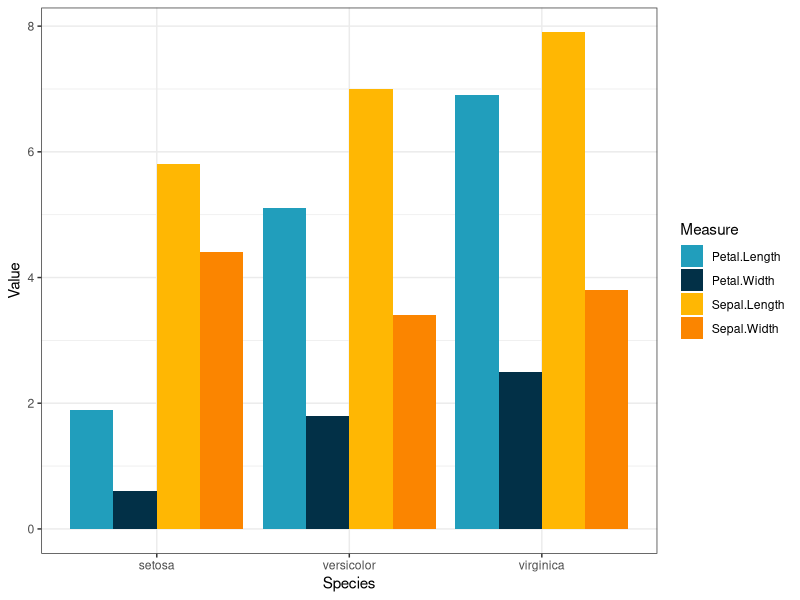

Write the R code that produced this figure.
## ---- chunk 1
knitr::opts_chunk$set(echo = TRUE)
## ---- chunk 2

## first things first load up the libraries

library(tidyverse)

# and bring in the dataset

data(iris)

#shorten it to make a copy and also to make it easier to type

ir <- iris

## ---- chunk 3


dim(ir)

#looks like 150 observations and 5 variables 


## ---- chunk 4

iris1 <- ir %>% filter(Species %in% c("virginica","versicolor") & Sepal.Length > 6 & Sepal.Width > 2.5)

#check the structure

dim(iris1)

#looks like we got a 56 5, 56 observations and 5 variables pawtner


## ---- chunk 5

iris2 <- select(iris1, Species, Sepal.Length, Sepal.Width)

# check the dims

dim(iris2)

#we knocked out two columns so it makes sense that we have 56 observations still but only 3 variables

## ---- chunk 6

iris3 <- arrange(iris2,desc(Sepal.Length))

# check the first six rows

head(iris3)

## ---- chunk 7

# somebody call prof. x because we're about to make a mutant!

iris4 <- iris3 %>% mutate(Sepal.Area=(Sepal.Length * Sepal.Width))

dim(iris4)

#with mutate we added an additional column but did not change the original number of observations thus we have 56 observations and 4 variables (one with that new variable smell)


## ---- chunk 8

# whats that smell? It smells like SUMMARIZE TIME!!

# we will summarize to get the means and while we're here let's do the other stats too. Why not? Whose going to stop me? I fear neither god nor man. 

iris5 <- iris4 %>% summarize(avg.Sepal.Length=mean(Sepal.Length), avg.Sepal.Width=mean(Sepal.Width),sd.Sepal.Length=sd(Sepal.Length), sd.Sepal.Width=sd(Sepal.Width),var.Sepal.Length=var(Sepal.Length), var.Sepal.Width=var(Sepal.Width),obs.count=n())

print(iris5)


## ---- chunk 9

# here we are once again, we're summarizing, can't deny it, can't pretend. we're doing it by species this time!

# why do one stat when three will do!? we'll also do the variance and standard deviation. FOR COMPLETENESS!

iris6 <- iris4 %>% group_by(Species) %>%  summarize(avg.Sepal.Length=mean(Sepal.Length), avg.Sepal.Width=mean(Sepal.Width),sd.Sepal.Length=sd(Sepal.Length), sd.Sepal.Width=sd(Sepal.Width),var.Sepal.Length=var(Sepal.Length), var.Sepal.Width=var(Sepal.Width),obs.count=n())

# interesting, our dataset is a pretty virginica heavy, that must have something to do with our selection criteria. 

## ---- chunk 10

# I was using pipes from the get go! They're so handy!

# but I am a heathen and don't believe in using the new line. one. big. line. 

irisFinal <- ir %>% filter(Species %in% c("virginica","versicolor") & Sepal.Length > 6 & Sepal.Width > 2.5) %>% select(Species, Sepal.Length, Sepal.Width) %>% arrange(desc(Sepal.Length))%>% mutate(Sepal.Area=(Sepal.Length * Sepal.Width))%>% group_by(Species) %>%  summarize(avg.Sepal.Length=mean(Sepal.Length), avg.Sepal.Width=mean(Sepal.Width),sd.Sepal.Length=sd(Sepal.Length), sd.Sepal.Width=sd(Sepal.Width),var.Sepal.Length=var(Sepal.Length), var.Sepal.Width=var(Sepal.Width),obs.count=n())

## ---- chunk 11

ir.long <- ir %>% pivot_longer(cols = Sepal.Length:Petal.Width,names_to = "Measure",values_to = "Value")

## ---- chunk 12

theme_set(theme_bw())

ggplot(data = ir.long,aes(x = Species,y=Value,fill=Measure))+geom_bar(stat = 'identity',position = 'dodge')+scale_fill_manual(values = c("#219ebc","#023047","#ffb703","#fb8500"))

